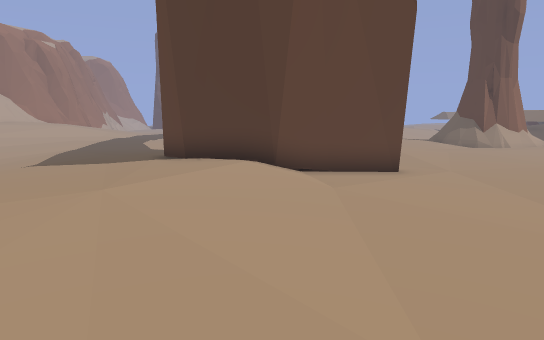
[1] (above)

18 first-person views from a walk through a 3-D level made in the Unity game engine. The camera is 1.5 m above the floor, tilts 8° down and sees 70° across. The floor is counted in squares, 1 m on a side. Each view is taken from the middle of a square. On the plan, view 1 faces up. The plan holds only what a view shows up to about 17 squares ahead; the rest is blank. The place goes on beyond the plan. The player is left out. Door leaves are left out, so doorways stand open.

[2]
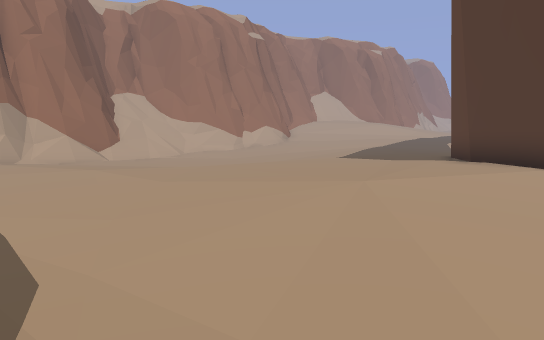

[3]
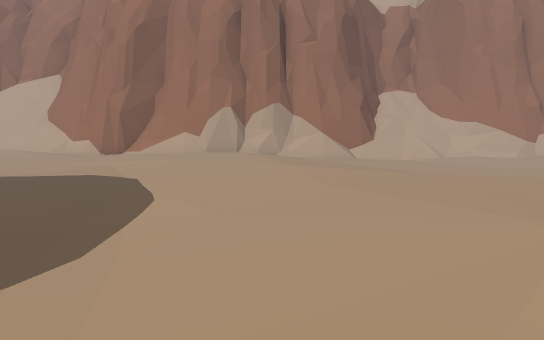

[4]
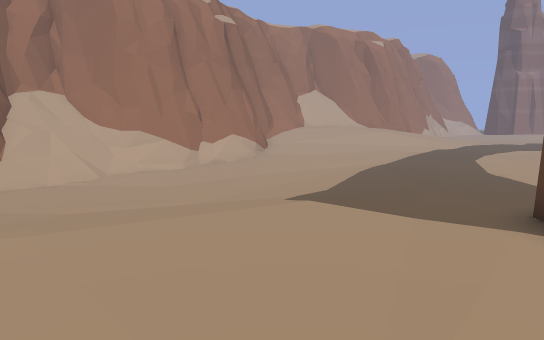

[5]
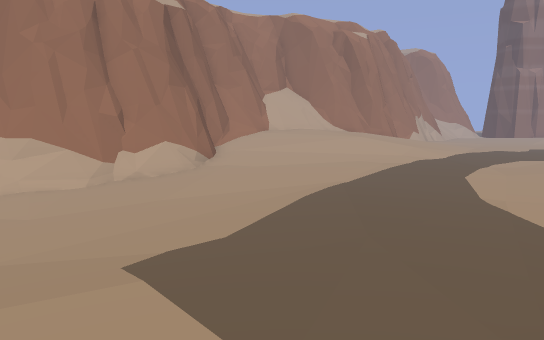

[6]
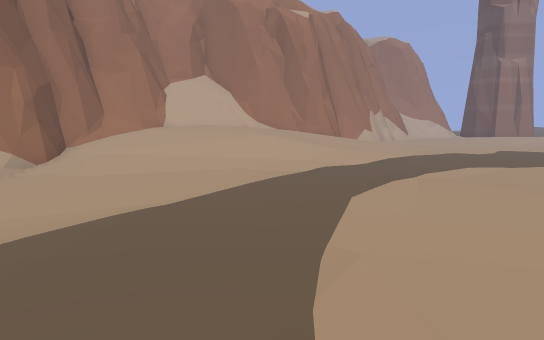

[7]
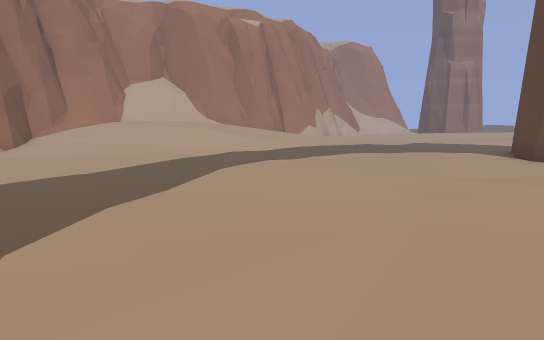

[8]
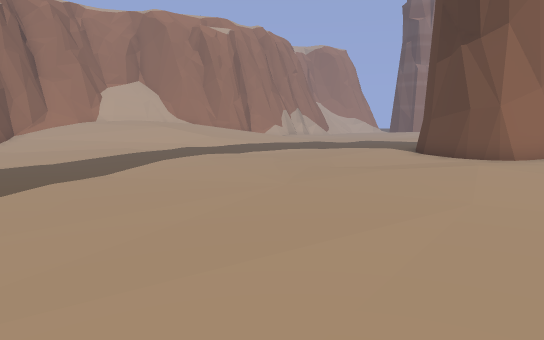

[9]
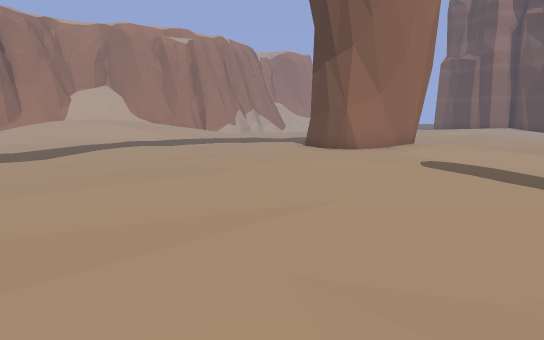

[10]
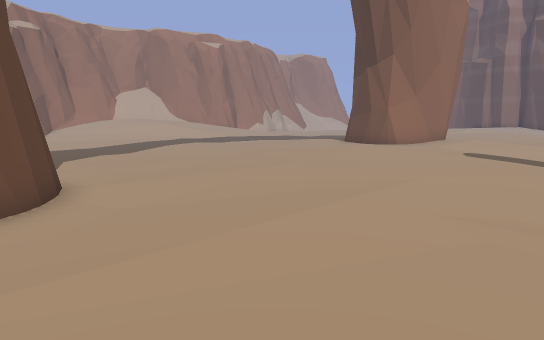

[11]
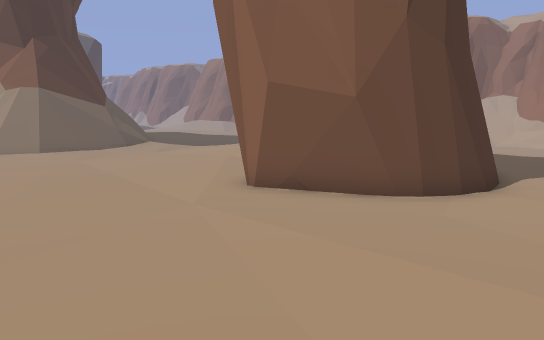

[12]
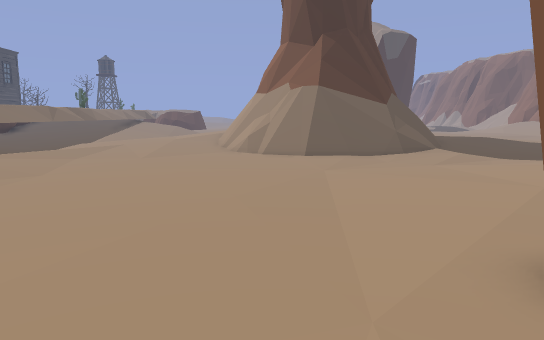

[13]
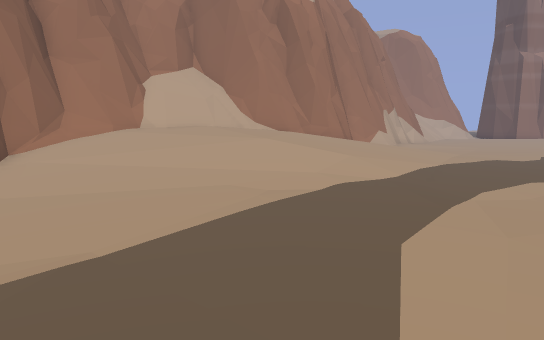

[14]
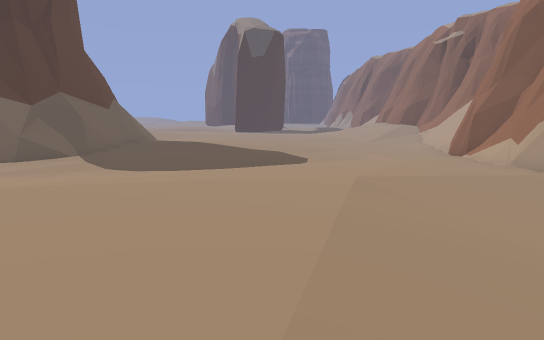

[15]
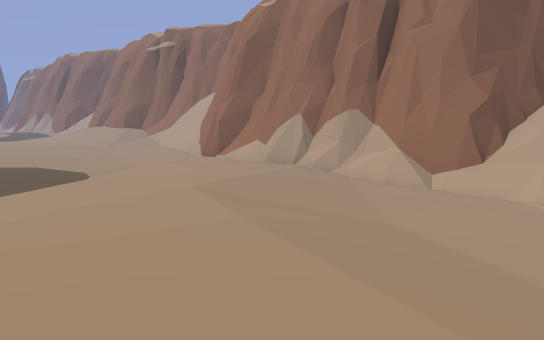

[16]
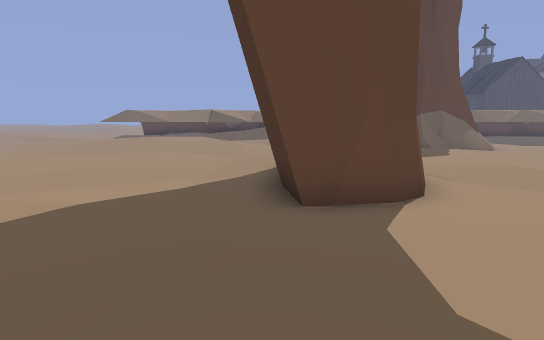

[17]
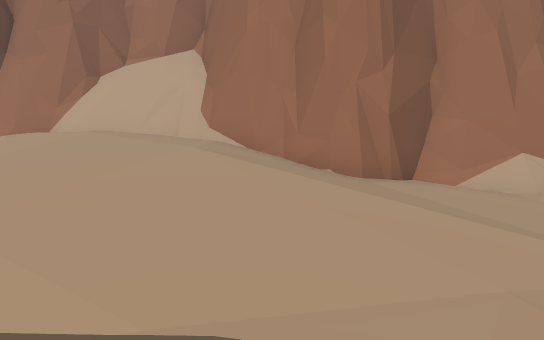

[18]
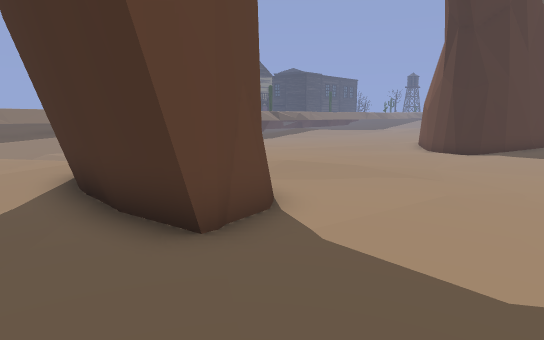

### Floor plan
Key: @ floor where view 1 was taken; # wall or solid block; . main floor; : floor 0.25 m higher than the main floor; - floor 0.25 m lower than the main floor; + floor 0.5 m higher than the main floor; _ floor 0.5 m lower than the main floor; * floor 0.75 m higher than the main floor; % floor 1 m higher than the main floor; / step, stairs or slope; = window, fence, low wall or low ledge.
Columns run from 19 left of view 1 to 9 right of it. Each row starts with its distance up from view 1.
 33    ##............:...:::::::+
 32     #::.........::....:::::++
 31     #:/:/.......::::.:::::+:
 30    ##/+:/......::#####:::::
 29    #*////.......:## ##:::::
 28   ##/////:......:#####::::.
 27  #=%%*////......::###:::...
 26  //%%%////..........::::...
 25  //%%%*///.........::::::..
 24 #//%%%///:.........:::::::..
 23 ##/%/////.........:::::::::.
 22  #/////:............::::....
 21  #////:.....................
 20  #=//:......................
 19   #=/.......................
 18    #/....-...................
 17    ##..---...................
 16    #=------..................
 15    ##------........----......
 14    #-------....:..###---.....
 13   ##-------...:::#####--...--
 12   ##--__----..:: #   ##-..---
 11  ##/-___---/..::##   ##......
 10   //____---/.::::######......
  9  -//___---//.:::::+/.........
  8  -#//_----/..:::::+:.........
  7   ##/-----/.:::::+:::........
  6    # -----..::::::::.........
  5    #=---...::::::::..........
  4    #=--....:::::::...........
  3    ##.....:..................
  2    ##........................
  1     #........................
  0     #=.............@.=====...
 -1     #=............./=####=/..
 -2     # ..........://==#  #=//.
 -3     #....../.:::::==##  ##==:
 -4     #=.......::+++=##
 -5    ##.......:::: +=#

Where each view was taken, in squares from view 1:
view 1: 0 up, 0 right, facing up
view 2: 0 up, 1 right, facing up-left
view 3: 3 up, 1 right, facing left
view 4: 5 up, 2 left, facing up-left
view 5: 9 up, 3 left, facing up-left
view 6: 15 up, 3 left, facing up-left
view 7: 15 up, 1 right, facing up-left
view 8: 15 up, 4 right, facing up-left
view 9: 15 up, 9 right, facing up-left
view 10: 12 up, 9 right, facing up-left
view 11: 17 up, 9 right, facing down-left
view 12: 14 up, 6 right, facing down
view 13: 17 up, 5 left, facing up-left
view 14: 12 up, 7 left, facing down
view 15: 11 up, 4 left, facing down-left
view 16: 30 up, 8 left, facing right
view 17: 29 up, 7 left, facing left
view 18: 32 up, 6 left, facing down-right
